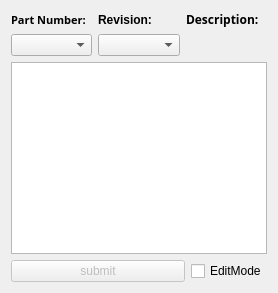
   <widget class="QWidget" name="configuration">
    <attribute name="title">
     <string>configuration</string>
    </attribute>
    <layout class="QGridLayout" name="gridLayout_9">
     <item row="0" column="0">
      <layout class="QGridLayout" name="gridLayout_4">
       <item row="1" column="0">
        <widget class="QComboBox" name="partNum_comboBox"/>
       </item>
       <item row="0" column="0">
        <widget class="QLabel" name="label_PN">
         <property name="font">
          <font>
           <family>Arial Unicode MS</family>
           <pointsize>8</pointsize>
           <weight>75</weight>
           <bold>true</bold>
          </font>
         </property>
         <property name="text">
          <string>Part Number: </string>
         </property>
        </widget>
       </item>
       <item row="0" column="1">
        <widget class="QLabel" name="label_REV">
         <property name="font">
          <font>
           <family>Arial</family>
           <weight>75</weight>
           <bold>true</bold>
          </font>
         </property>
         <property name="text">
          <string>Revision: </string>
         </property>
        </widget>
       </item>
       <item row="1" column="1">
        <widget class="QComboBox" name="revision_comboBox"/>
       </item>
       <item row="0" column="2">
        <widget class="QLabel" name="label_DES">
         <property name="font">
          <font>
           <family>Arial Unicode MS</family>
           <weight>75</weight>
           <bold>true</bold>
          </font>
         </property>
         <property name="text">
          <string>Description: </string>
         </property>
        </widget>
       </item>
       <item row="1" column="2">
        <widget class="QLabel" name="descriptionLabel">
         <property name="font">
          <font>
           <family>Arial</family>
          </font>
         </property>
         <property name="text">
          <string/>
         </property>
        </widget>
       </item>
      </layout>
     </item>
     <item row="1" column="0">
      <widget class="QTableView" name="test_item_tableView">
       <property name="editTriggers">
        <set>QAbstractItemView::NoEditTriggers</set>
       </property>
      </widget>
     </item>
     <item row="2" column="0">
      <layout class="QHBoxLayout" name="horizontalLayout_5">
       <item>
        <widget class="QPushButton" name="submit_pushButton">
         <property name="enabled">
          <bool>false</bool>
         </property>
         <property name="text">
          <string>submit</string>
         </property>
        </widget>
       </item>
       <item>
        <widget class="QCheckBox" name="checkBox">
         <property name="sizePolicy">
          <sizepolicy hsizetype="Maximum" vsizetype="Fixed">
           <horstretch>0</horstretch>
           <verstretch>0</verstretch>
          </sizepolicy>
         </property>
         <property name="text">
          <string>EditMode</string>
         </property>
        </widget>
       </item>
      </layout>
     </item>
    </layout>
   </widget>
